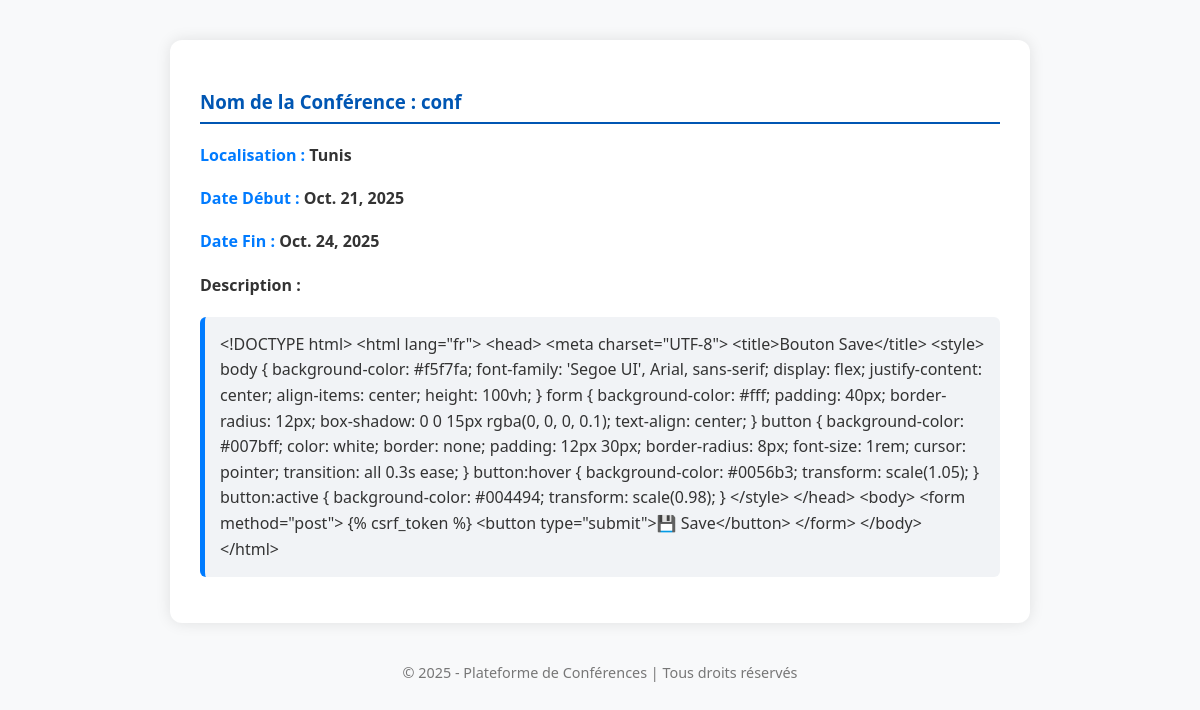
The page /conference/details/2/ on the database its author committed.
### ConferenceApp/models.py (models this page shows, shortened)
class Conference(models.Model):
    THEME_CHOICES = [
        ("CSAI", "Computer Science & Artificial Intelligence"),
        ("SE", "Science & Engineering"),
        ("SSE", "Social Sciences & Education"),
        ("IT", "Interdisciplinary Themes"),
    ]
    conference_id = models.AutoField(primary_key=True)
    name = models.CharField(max_length=100, validators=[conference_title_valid])
    theme = models.CharField(max_length=100, choices=THEME_CHOICES)
    description = models.TextField(validators= [conf_desc_validator])
    start_date = models.DateField()
    end_date = models.DateField()
    location = models.CharField(max_length=200)
    created_at = models.DateTimeField(auto_now_add=True)
    updated_at = models.DateTimeField(auto_now=True)

### ConferenceApp/views.py (the view)
# urls.py: path('details/<int:pk>/', views.ConferenceDetailsView.as_view(), name='conference_details'),
class ConferenceDetailsView(DetailView):
    model = Conference
    template_name = 'conference/conference_details.html'

### Workshop1/templates/conference/conference_details.html (shortened to what this page needs)
<!DOCTYPE html>
<html lang="fr">
<head>
</head>
<body>
    <div class="conference-container">
        <h3>Nom de la Conférence : {{ conference.name }}</h3>
        <h4><span class="label">Localisation :</span> {{ conference.location }}</h4>
        <h4><span class="label">Date Début :</span> {{ conference.start_date }}</h4>
        <h4><span class="label">Date Fin :</span> {{ conference.end_date }}</h4>
        <h4>Description :</h4>
        <p>{{ conference.description }}</p>
    </div>
    <div class="footer">
        © 2025 - Plateforme de Conférences | Tous droits réservés
    </div>
</body>
</html>

### Workshop1/templates/conference/conference_details.html (style rules this page uses)
body { font-family: 'Segoe UI', Arial, sans-serif; background-color: #f8f9fa; color: #333; margin: 40px; }
.conference-container { background: white; border-radius: 12px; box-shadow: 0 0 15px rgba(0, 0, 0, 0.1); padding: 30px; max-width: 800px; margin: auto; }
h3 { color: #0056b3; border-bottom: 2px solid #0056b3; padding-bottom: 8px; }
h4 { color: #333; margin-top: 20px; font-weight: 600; }
p { background-color: #f1f3f6; border-left: 5px solid #007bff; padding: 15px; border-radius: 6px; font-size: 1rem; line-height: 1.6; }
.label { font-weight: bold; color: #007bff; }
.footer { margin-top: 40px; text-align: center; color: #777; font-size: 0.9rem; }

### rows shown on the page
Conference: name "conf", location "Tunis", start_date "Oct. 21, 2025", end_date "Oct. 24, 2025", description "<!DOCTYPE html> <html lang=\"fr\"> <head> <meta charset=\"UTF-8\"> <title>Bouton Save</title> <style> body { background-color: #f5f7fa; font-family: 'Segoe UI', Arial, sans-serif; display: flex; justify-content: center; align-items: center; height: 100vh; } form { background-color: #fff; padding: 40px; border-radius: 12px; box-shadow: 0 0 15px rgba(0, 0, 0, 0.1); text-align: center; } button { background-color: #007bff; color: white; border: none; padding: 12px 30px; border-radius: 8px; font-size: 1rem; cursor: pointer; transition: all 0.3s ease; } button:hover { background-color: #0056b3; transform: scale(1.05); } button:active { background-color: #004494; transform: scale(0.98); } </style>…"
